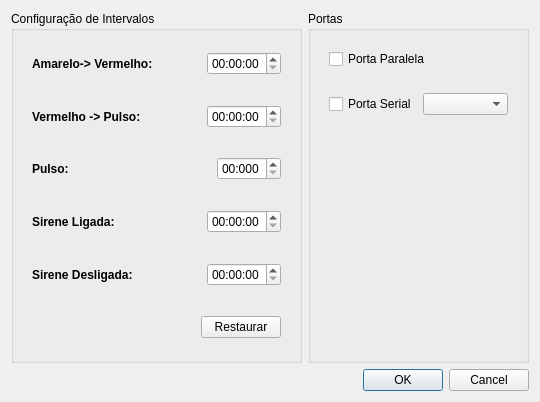
<?xml version="1.0" encoding="UTF-8"?>
<ui version="4.0">
 <class>Configuracao</class>
 <widget class="QDialog" name="Configuracao">
  <property name="geometry">
   <rect>
    <x>0</x>
    <y>0</y>
    <width>540</width>
    <height>402</height>
   </rect>
  </property>
  <property name="windowTitle">
   <string>Dialog</string>
  </property>
  <layout class="QGridLayout" name="gridLayout">
   <item row="0" column="0">
    <widget class="QGroupBox" name="groupBox">
     <property name="minimumSize">
      <size>
       <width>291</width>
       <height>0</height>
      </size>
     </property>
     <property name="title">
      <string>Configuração de Intervalos</string>
     </property>
     <property name="flat">
      <bool>true</bool>
     </property>
     <layout class="QVBoxLayout" name="verticalLayout_2">
      <item>
       <widget class="QFrame" name="frame_8">
        <property name="frameShape">
         <enum>QFrame::NoFrame</enum>
        </property>
        <layout class="QHBoxLayout" name="horizontalLayout_8">
         <item>
          <widget class="QLabel" name="label">
           <property name="sizePolicy">
            <sizepolicy hsizetype="Preferred" vsizetype="Preferred">
             <horstretch>3</horstretch>
             <verstretch>0</verstretch>
            </sizepolicy>
           </property>
           <property name="font">
            <font>
             <weight>75</weight>
             <bold>true</bold>
            </font>
           </property>
           <property name="text">
            <string>Amarelo-&gt; Vermelho:</string>
           </property>
          </widget>
         </item>
         <item>
          <widget class="QTimeEdit" name="amaToVer_timeEdit">
           <property name="displayFormat">
            <string>hh:mm:ss</string>
           </property>
          </widget>
         </item>
        </layout>
       </widget>
      </item>
      <item>
       <widget class="QFrame" name="frame_7">
        <property name="frameShape">
         <enum>QFrame::NoFrame</enum>
        </property>
        <layout class="QHBoxLayout" name="horizontalLayout_7">
         <item>
          <widget class="QLabel" name="label_2">
           <property name="sizePolicy">
            <sizepolicy hsizetype="Preferred" vsizetype="Preferred">
             <horstretch>3</horstretch>
             <verstretch>0</verstretch>
            </sizepolicy>
           </property>
           <property name="font">
            <font>
             <weight>75</weight>
             <bold>true</bold>
            </font>
           </property>
           <property name="text">
            <string>Vermelho -&gt; Pulso:</string>
           </property>
          </widget>
         </item>
         <item>
          <widget class="QTimeEdit" name="verToPulso_timeEdit">
           <property name="displayFormat">
            <string>hh:mm:ss</string>
           </property>
          </widget>
         </item>
        </layout>
       </widget>
      </item>
      <item>
       <widget class="QFrame" name="frame_6">
        <property name="frameShape">
         <enum>QFrame::NoFrame</enum>
        </property>
        <layout class="QHBoxLayout" name="horizontalLayout_6">
         <item>
          <widget class="QLabel" name="label_3">
           <property name="sizePolicy">
            <sizepolicy hsizetype="Preferred" vsizetype="Preferred">
             <horstretch>3</horstretch>
             <verstretch>0</verstretch>
            </sizepolicy>
           </property>
           <property name="font">
            <font>
             <weight>75</weight>
             <bold>true</bold>
            </font>
           </property>
           <property name="text">
            <string>Pulso:</string>
           </property>
          </widget>
         </item>
         <item>
          <widget class="QTimeEdit" name="pulso_timeEdit">
           <property name="displayFormat">
            <string>ss:zzz</string>
           </property>
          </widget>
         </item>
        </layout>
       </widget>
      </item>
      <item>
       <widget class="QFrame" name="frame_5">
        <property name="frameShape">
         <enum>QFrame::NoFrame</enum>
        </property>
        <layout class="QHBoxLayout" name="horizontalLayout_5">
         <item>
          <widget class="QLabel" name="label_8">
           <property name="sizePolicy">
            <sizepolicy hsizetype="Preferred" vsizetype="Preferred">
             <horstretch>3</horstretch>
             <verstretch>0</verstretch>
            </sizepolicy>
           </property>
           <property name="font">
            <font>
             <weight>75</weight>
             <bold>true</bold>
            </font>
           </property>
           <property name="text">
            <string>Sirene Ligada:</string>
           </property>
          </widget>
         </item>
         <item>
          <widget class="QTimeEdit" name="sireneLigada_timeEdit">
           <property name="displayFormat">
            <string>hh:mm:ss</string>
           </property>
          </widget>
         </item>
        </layout>
       </widget>
      </item>
      <item>
       <widget class="QFrame" name="frame_4">
        <property name="frameShape">
         <enum>QFrame::NoFrame</enum>
        </property>
        <layout class="QHBoxLayout" name="horizontalLayout_4">
         <item>
          <widget class="QLabel" name="label_10">
           <property name="sizePolicy">
            <sizepolicy hsizetype="Preferred" vsizetype="Preferred">
             <horstretch>3</horstretch>
             <verstretch>0</verstretch>
            </sizepolicy>
           </property>
           <property name="font">
            <font>
             <weight>75</weight>
             <bold>true</bold>
            </font>
           </property>
           <property name="text">
            <string>Sirene Desligada:</string>
           </property>
          </widget>
         </item>
         <item>
          <widget class="QTimeEdit" name="sireneDesligada_timeEdit">
           <property name="displayFormat">
            <string>hh:mm:ss</string>
           </property>
          </widget>
         </item>
        </layout>
       </widget>
      </item>
      <item>
       <widget class="QFrame" name="frame_9">
        <property name="frameShape">
         <enum>QFrame::NoFrame</enum>
        </property>
        <layout class="QHBoxLayout" name="horizontalLayout_9">
         <item>
          <spacer name="horizontalSpacer_7">
           <property name="orientation">
            <enum>Qt::Horizontal</enum>
           </property>
           <property name="sizeHint" stdset="0">
            <size>
             <width>40</width>
             <height>20</height>
            </size>
           </property>
          </spacer>
         </item>
         <item>
          <widget class="QPushButton" name="pushButton_3">
           <property name="sizePolicy">
            <sizepolicy hsizetype="Fixed" vsizetype="Fixed">
             <horstretch>0</horstretch>
             <verstretch>0</verstretch>
            </sizepolicy>
           </property>
           <property name="text">
            <string>Restaurar</string>
           </property>
          </widget>
         </item>
        </layout>
       </widget>
      </item>
     </layout>
    </widget>
   </item>
   <item row="0" column="1">
    <widget class="QGroupBox" name="groupBox_2">
     <property name="title">
      <string>Portas</string>
     </property>
     <property name="flat">
      <bool>true</bool>
     </property>
     <layout class="QVBoxLayout" name="verticalLayout">
      <item>
       <widget class="QFrame" name="frame_2">
        <property name="frameShape">
         <enum>QFrame::NoFrame</enum>
        </property>
        <layout class="QHBoxLayout" name="horizontalLayout_2">
         <item>
          <widget class="QCheckBox" name="checkBox">
           <property name="text">
            <string>Porta Paralela</string>
           </property>
          </widget>
         </item>
        </layout>
       </widget>
      </item>
      <item>
       <widget class="QFrame" name="frame">
        <property name="frameShape">
         <enum>QFrame::NoFrame</enum>
        </property>
        <layout class="QHBoxLayout" name="horizontalLayout">
         <item>
          <widget class="QCheckBox" name="checkBox_2">
           <property name="text">
            <string>Porta Serial</string>
           </property>
          </widget>
         </item>
         <item>
          <widget class="QComboBox" name="comboBox"/>
         </item>
        </layout>
       </widget>
      </item>
      <item>
       <spacer name="verticalSpacer">
        <property name="orientation">
         <enum>Qt::Vertical</enum>
        </property>
        <property name="sizeHint" stdset="0">
         <size>
          <width>20</width>
          <height>40</height>
         </size>
        </property>
       </spacer>
      </item>
     </layout>
    </widget>
   </item>
   <item row="1" column="1">
    <widget class="QDialogButtonBox" name="buttonBox">
     <property name="layoutDirection">
      <enum>Qt::LeftToRight</enum>
     </property>
     <property name="standardButtons">
      <set>QDialogButtonBox::Cancel|QDialogButtonBox::Ok</set>
     </property>
    </widget>
   </item>
  </layout>
 </widget>
 <resources/>
 <connections/>
</ui>
